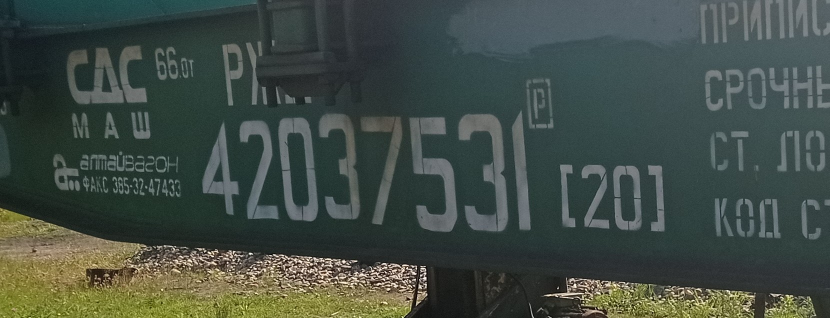
#> input picture iz3/vagons/42037531.jpg, 1659 x 636 px, given in place of 28032449.jpg, which was not available (shown at 1/2 size)
$ python iz3.py
#> lines starting #> are read from the running program, lines starting #| are printed output that depends on the picture; after the words box and inside, x2 and y2 are one past the last pixel; in counts of white or black regions, pixels touching at a corner belong together; pictures that were not available may be replaced by others from this repository, and a replacement may not be noted
import cv2
import os

# Путь к папке с изображениями
input_folder = 'C:/Users/kirill/AppData/Roaming/JetBrains/DataSpell2024.3/projects/workspace/vagons/vagons'
# Путь к папке для сохранения результатов
output_folder = 'C:/Users/kirill/AppData/Roaming/JetBrains/DataSpell2024.3/projects/workspace/vagons/vagons/edgeResults'

# Создание выходной папки, если она не существует
if not os.path.exists(output_folder):
        os.makedirs(output_folder)
print(os.listdir(input_folder))
# Проход по всем файлам в папке с изображениями
for filename in os.listdir(input_folder):
        # Полный путь к изображению
        img_path = os.path.join(input_folder, filename)

        # Чтение изображения
        img = cv2.imread("28032449.jpg")
#> img is the input picture: shape (636, 1659, 3); mean B, G, R 69.4, 76.6, 66
        img = cv2.cvtColor(img, cv2.COLOR_BGR2GRAY)
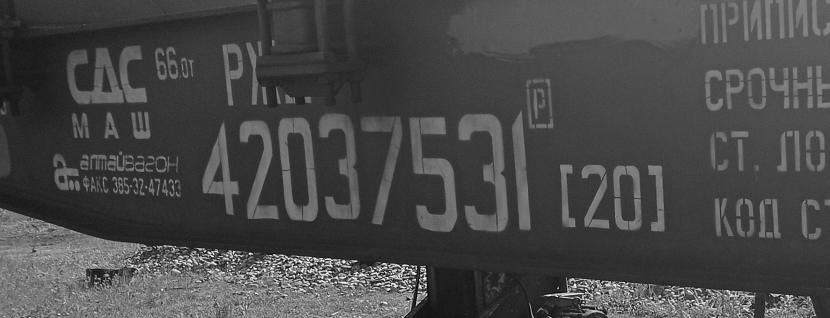
#> img: shape (636, 1659) (shown at 1/2 size); min 0, max 254, mean 72.6
        img = cv2.GaussianBlur(img, (5, 5), 0)
        # Применение алгоритма Канни для обнаружения границ
        edges = cv2.Canny(img, 100, 200)
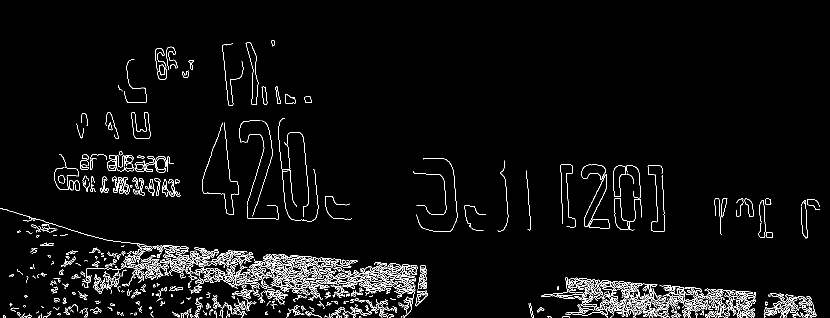
#> edges: shape (636, 1659) (shown at 1/2 size); 3.7% white in thin lines or dots, all inside (x1, y1, x2, y2) = (0, 80, 1640, 636)
        print(edges)
#> (printed output is left out)
        # Сохранение результата в выходную папку
        output_path = os.path.join(output_folder, f'edges_{filename}')
        cv2.imshow("fff",edges)
        cv2.waitKey()
        cv2.imwrite(output_path, edges)

print("Обработка завершена!")

$ run again, on iz3/vagons/50745678.jpg
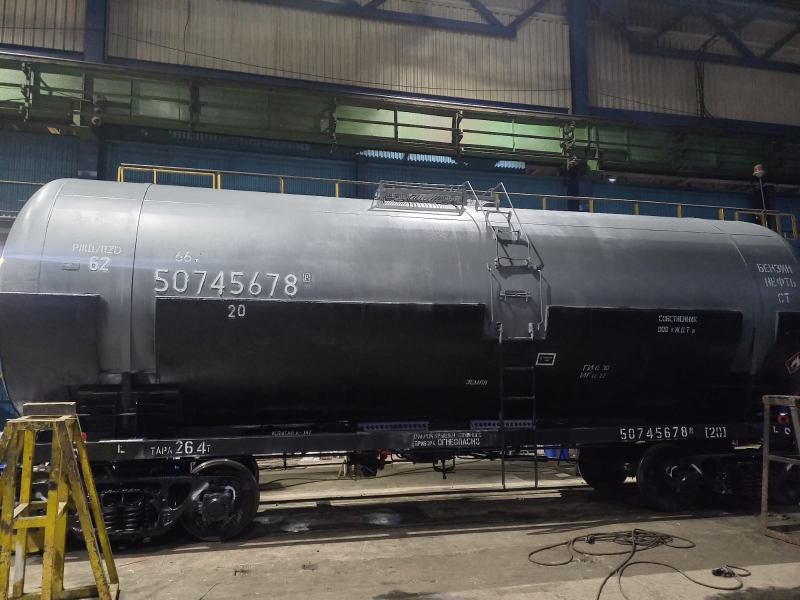
#> input picture iz3/vagons/50745678.jpg, 1600 x 1200 px, given in place of 28032449.jpg, which was not available (shown at 1/2 size)
#> img is the input picture: shape (1200, 1600, 3); mean B, G, R 74.9, 76.7, 77.8
#> `img = cv2.cvtColor(img, cv2.COLOR_BGR2GRAY)`:
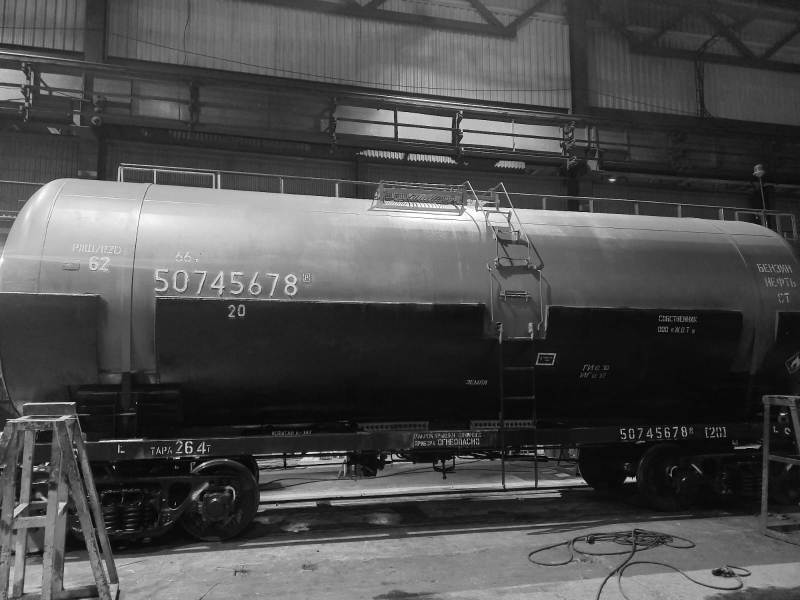
#> img: shape (1200, 1600) (shown at 1/2 size); min 0, max 255, mean 76.8
#> `edges = cv2.Canny(img, 100, 200)`:
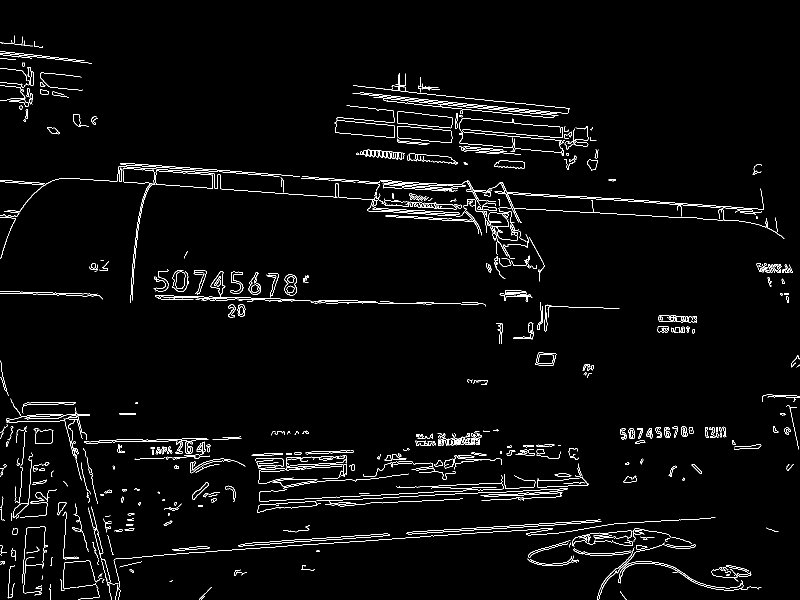
#> edges: shape (1200, 1600) (shown at 1/2 size); 2.6% white in thin lines or dots
#> (printed output is left out)

$ run again, on iz3/vagons/50788462.JPG
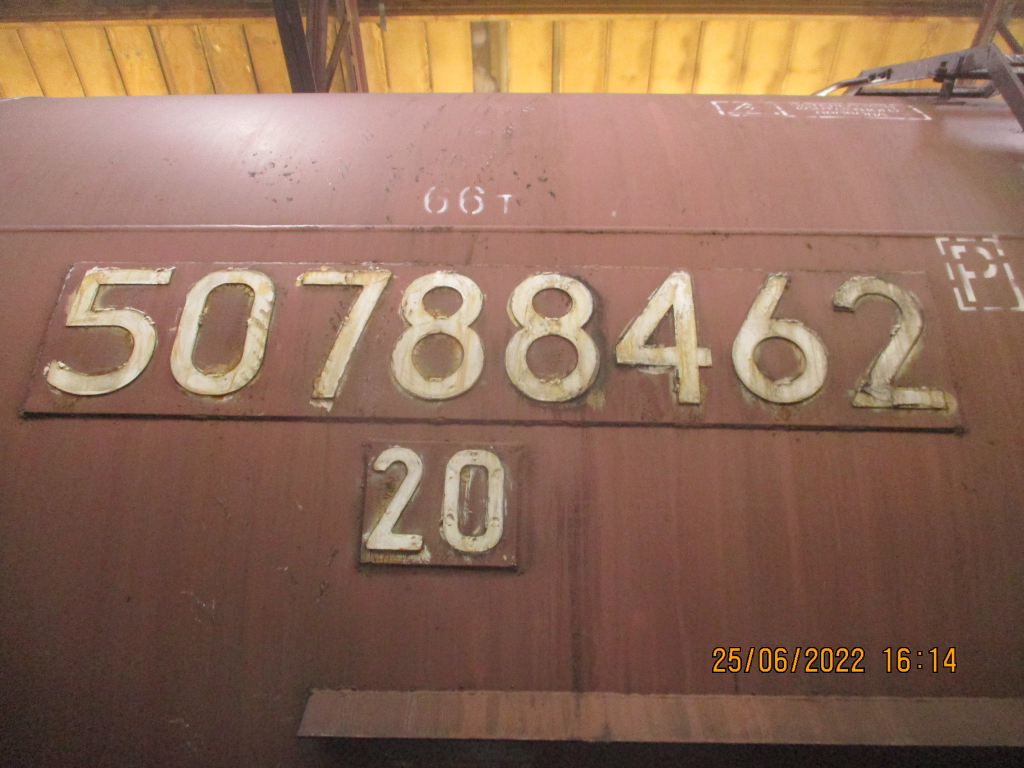
#> input picture iz3/vagons/50788462.JPG, 2048 x 1536 px, given in place of 28032449.jpg, which was not available (shown at 1/2 size)
#> img is the input picture: shape (1536, 2048, 3); mean B, G, R 88.1, 107.3, 142
#> `img = cv2.cvtColor(img, cv2.COLOR_BGR2GRAY)`:
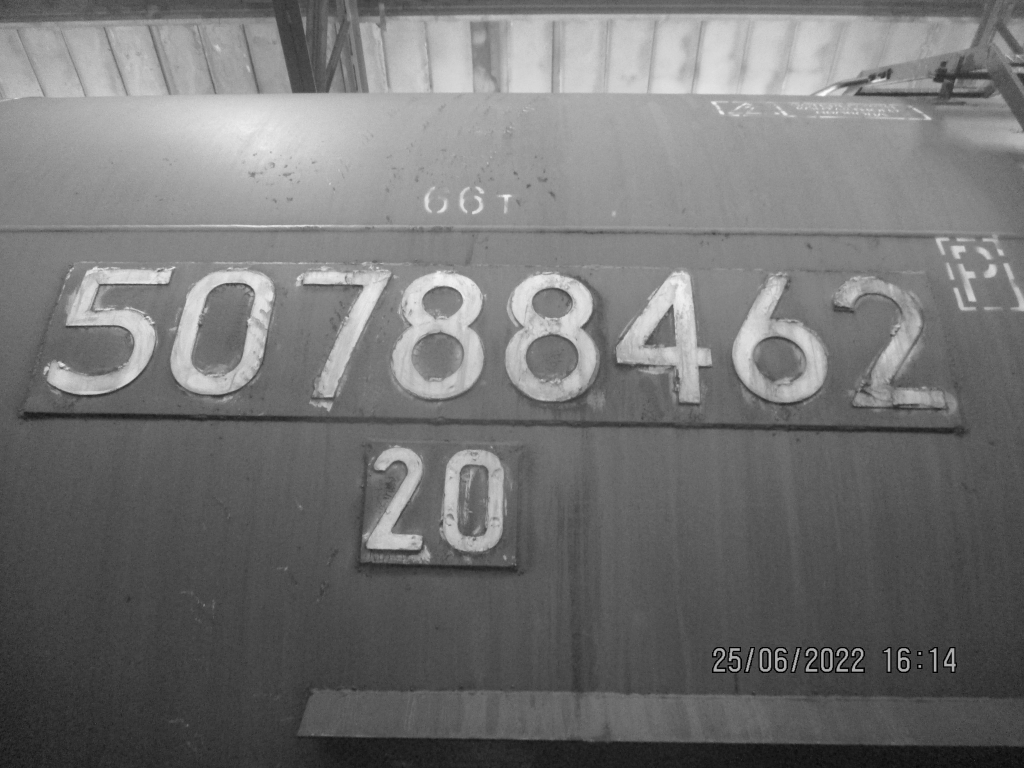
#> img: shape (1536, 2048) (shown at 1/2 size); min 0, max 255, mean 115.5
#> `edges = cv2.Canny(img, 100, 200)`:
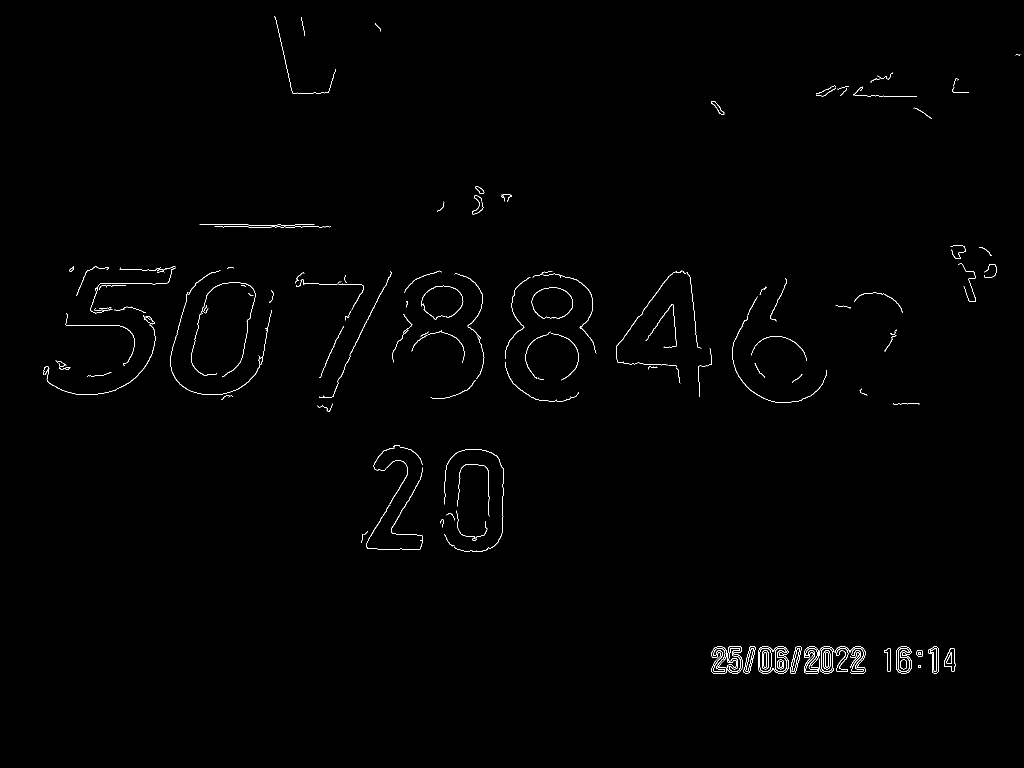
#> edges: shape (1536, 2048) (shown at 1/2 size); 0.57% white in thin lines or dots, all inside (x1, y1, x2, y2) = (86, 33, 2041, 1347)
#> (printed output is left out)
